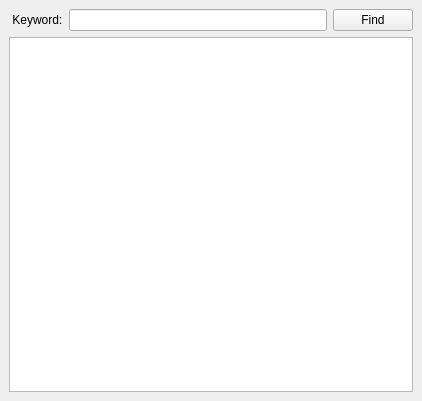
<?xml version="1.0" encoding="UTF-8"?>
<ui version="4.0">
 <class>TextFinder</class>
 <widget class="QMainWindow" name="TextFinder">
  <property name="geometry">
   <rect>
    <x>0</x>
    <y>0</y>
    <width>422</width>
    <height>401</height>
   </rect>
  </property>
  <property name="windowTitle">
   <string>TextFinder</string>
  </property>
  <widget class="QWidget" name="centralwidget">
   <layout class="QVBoxLayout" name="verticalLayout">
    <item>
     <layout class="QHBoxLayout" name="horizontalLayout">
      <item>
       <widget class="QLabel" name="KeywordLabel">
        <property name="text">
         <string> Keyword:</string>
        </property>
       </widget>
      </item>
      <item>
       <widget class="QLineEdit" name="keywordInput"/>
      </item>
      <item>
       <widget class="QPushButton" name="findButton">
        <property name="text">
         <string>Find</string>
        </property>
       </widget>
      </item>
     </layout>
    </item>
    <item>
     <widget class="QTextEdit" name="textEdit"/>
    </item>
   </layout>
  </widget>
 </widget>
 <resources/>
 <connections/>
</ui>
